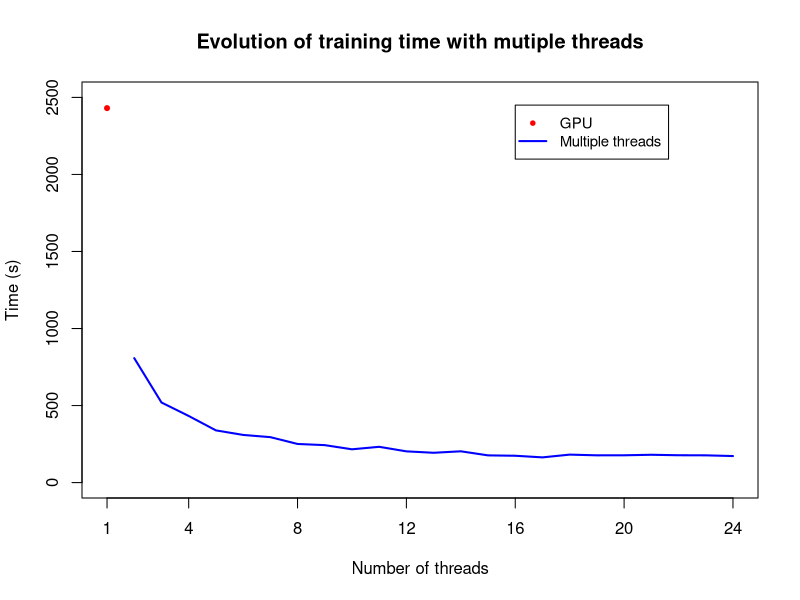

The R source for this figure:
multicpu = read.table("multi_cpu-all.txt", col.names = c("Threads", "Time"))

plot(x = multicpu$Threads, y = multicpu$Time, type = "l", main = "Evolution of training time with mutiple threads",
     xlab = "Number of threads", ylab = "Time (s)",
     xlim = c(multicpu$Threads[1]-1,multicpu$Threads[length(multicpu$Threads)]), 
     ylim = c(0,2500), lwd = 2, col = "blue", xaxt = "n")
axis(1, at = c(1,4,8,12,16,20,24), labels = c(1,4,8,12,16,20,24))
points(x = 1, y = 2430.4218711853027, pch = 20, col = "red")
legend(16, 2450, 
       legend = c("GPU","Multiple threads"),
       col = c("red","blue"), lty = c(NA,1), lwd = c(NA,2), pch = c(20,NA), cex = 0.9)
